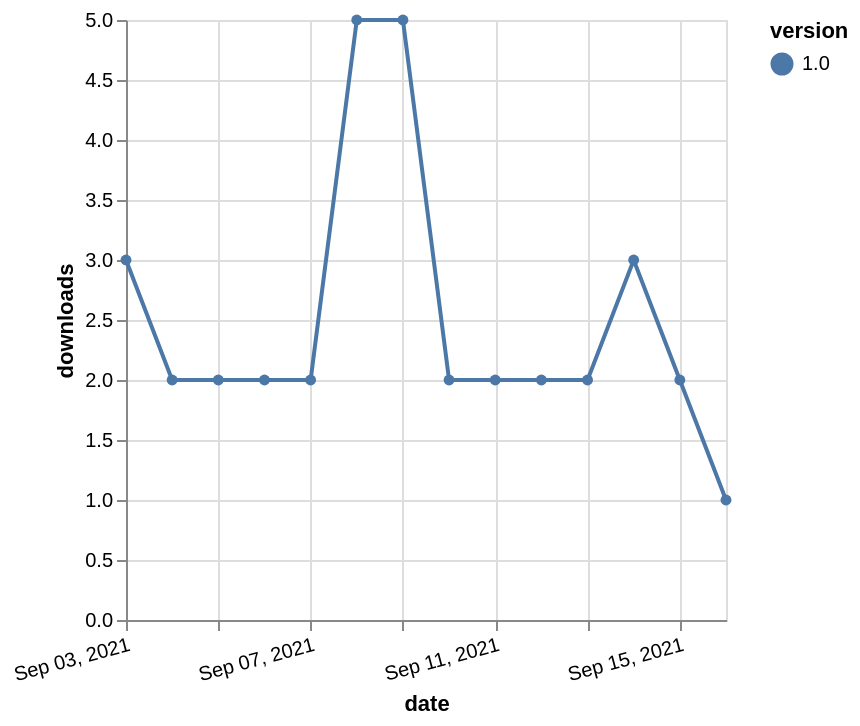

Here is the Vega-Lite specification saved for this chart:
### Vega-Lite specification from a JSON file in a GitHub repository (floating-point values rounded to 4 significant figures)
{"$schema": "https://vega.github.io/schema/vega-lite/v5.json", "description": "A simple bar chart with embedded data.", "data": {"values": [{"date": "2021-09-03", "total": 2434, "delta": 3, "version": "1.0"}, {"date": "2021-09-04", "total": 2436, "delta": 2, "version": "1.0"}, {"date": "2021-09-05", "total": 2438, "delta": 2, "version": "1.0"}, {"date": "2021-09-06", "total": 2440, "delta": 2, "version": "1.0"}, {"date": "2021-09-07", "total": 2442, "delta": 2, "version": "1.0"}, {"date": "2021-09-08", "total": 2447, "delta": 5, "version": "1.0"}, {"date": "2021-09-09", "total": 2452, "delta": 5, "version": "1.0"}, {"date": "2021-09-10", "total": 2454, "delta": 2, "version": "1.0"}, {"date": "2021-09-11", "total": 2456, "delta": 2, "version": "1.0"}, {"date": "2021-09-12", "total": 2458, "delta": 2, "version": "1.0"}, {"date": "2021-09-13", "total": 2460, "delta": 2, "version": "1.0"}, {"date": "2021-09-14", "total": 2463, "delta": 3, "version": "1.0"}, {"date": "2021-09-15", "total": 2465, "delta": 2, "version": "1.0"}, {"date": "2021-09-16", "total": 2466, "delta": 1, "version": "1.0"}]}, "width": "container", "mark": {"type": "line", "point": {"filled": true}}, "encoding": {"x": {"field": "date", "type": "temporal", "timeUnit": "yearmonthdate", "title": "date", "axis": {"labelAngle": -15}}, "y": {"field": "delta", "type": "quantitative", "title": "downloads"}, "color": {"field": "version", "type": "nominal"}, "tooltip": {"field": "delta"}}}
